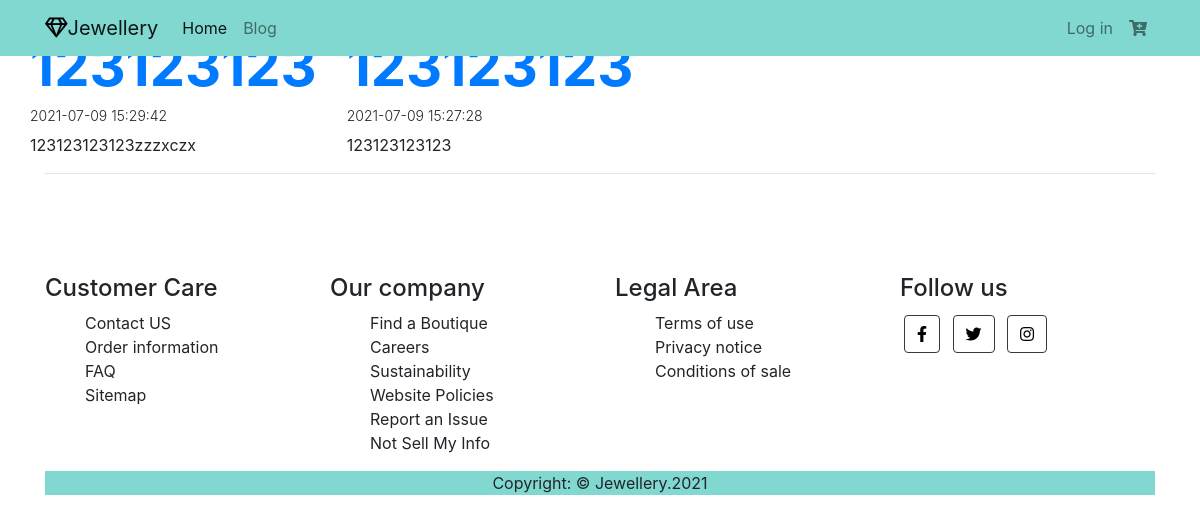
Screenshot of /blog.php with the database file from the repository.
### tables this page shows
CREATE TABLE IF NOT EXISTS `blogs` (
  `ID` int(11) NOT NULL AUTO_INCREMENT,
  `blog_user_id` int(11) NOT NULL,
  `blog_title` varchar(255) NOT NULL,
  `blog_body` text NOT NULL,
  `blog_img` varchar(255) NOT NULL,
  `date_created` datetime NOT NULL DEFAULT CURRENT_TIMESTAMP,
  PRIMARY KEY (`ID`)
);

### classes/Blog.php (the view, shortened to what this page needs)
<?php
  class Blog{
    public static function getBlogs($conn, $limit) {
      $stmt = $conn->prepare("SELECT * from blogs order by date_created desc limit ?");
      $stmt->bind_param("i", $limit);
      $stmt->execute();
      $result = $stmt->get_result();
      return $result->fetch_all(MYSQLI_ASSOC);
    }
    public static function outputBlogs($blogs) {
      $output = '';
      foreach ($blogs as $blog) {
        $title = $blog['blog_title'];
        $body = $blog['blog_body'];
        $date = $blog['date_created'];
        $id = $blog['ID'];
        $output .=
        '<div class="col-md-6">
          <a href="blog.php?id='. $id .'"><h4 class="display-4 font-weight-bold">'. $title .'</h4></a>
          <h5 class="display-5 font-weight-light">'. $date .'</h5>
          <p>'. $body .'</p>
        </div>';
      }
      return $output;
    }
  }
?>

### css/style.css (style rules this page uses)
p { margin-bottom: 0; }
h5 { font-size: 0.875rem !important; }

### rows the page displays
blogs: blog_title "123123123", date_created "2021-07-09 15:29:42", blog_body "123123123123zzzxczx"
blogs: blog_title "123123123", date_created "2021-07-09 15:27:28", blog_body "123123123123"
